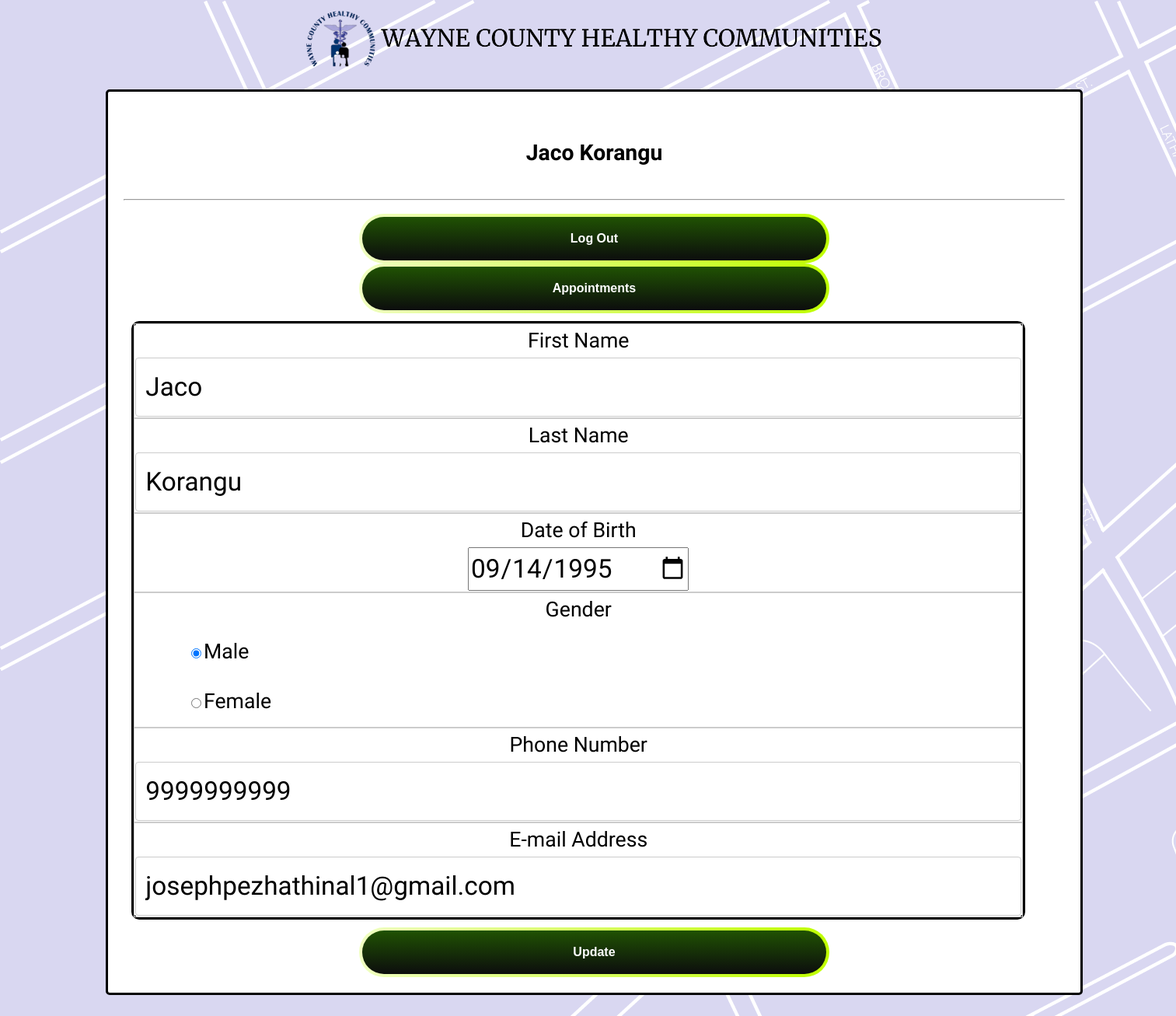
/patient/profile.php (signed in), run on the app's committed database.
### tables this page shows
CREATE TABLE `patient` (
  `icPatient` varchar(100) NOT NULL,
  `password` varchar(20) NOT NULL,
  `patientFirstName` varchar(20) NOT NULL,
  `patientLastName` varchar(20) NOT NULL,
  `patientDOB` date NOT NULL,
  `patientGender` varchar(10) NOT NULL,
  `patientPhone` varchar(15) NOT NULL,
  `patientEmail` varchar(100) NOT NULL,
  `race` varchar(20) NOT NULL
);

### patient/profile.php (the view, shortened to what this page needs)
<?php
include_once '../assets/conn/dbconnect.php';
$usersession = $_SESSION['patientSession'];
$res=mysqli_query($con,"SELECT * FROM patient WHERE icPatient = '$usersession'");
$userRow=mysqli_fetch_array($res,MYSQLI_ASSOC);
?>
<?php
$male="";
$female="";
if ($userRow['patientGender']=='male') {
$male = "checked";
}elseif ($userRow['patientGender']=='female') {
$female = "checked";
}
?>
<!DOCTYPE html>
<head>
    <link rel="stylesheet" href="../assets/css/main.css">
    <link rel="stylesheet" href="../assets/css/loginButton.css">
	<link rel="stylesheet" href="../assets/css/table.css">
	<link rel="stylesheet" href="../assets/css/input.css">
</head>
<header>
    <div class="hero-image">
        <a href="patient.php"><img src="../assets/pp.png" width="50%"></a>
    </div>
</header>
<body>
  <div class="wrapper">
    <div class="bf">
	<section>
	<div>
		<h4><?php echo $userRow['patientFirstName']; ?> <?php echo $userRow['patientLastName']; ?></h4>
		<hr />
		<a href="patientlogout.php?logout=<?php echo $userRow['icPatient']; ?>"><button class="button3">Log Out</button></a>
		<a href="patientapplist.php?patientId=<?php echo $userRow['icPatient']; ?>"><button type="button" class="button3" data-toggle="modal" data-target="#myModal">Appointments</button></a>
	</div>
		<form action="<?php $_PHP_SELF ?>" method="post" >
			<table>
					<tr>
						<td>First Name</td>
						<td><input type="text" class="form-control" name="patientFirstName" value="<?php echo $userRow['patientFirstName']; ?>"  /></td>
					</tr>
					<tr>
						<td>Last Name</td>
						<td><input type="text" class="form-control" name="patientLastName" value="<?php echo $userRow['patientLastName']; ?>"  /></td>
					</tr>
					<tr>
						<td>Date of Birth</td>
						<td><input type="date" class="form-control" name="patientDOB" value="<?php echo $userRow['patientDOB']; ?>"  /></td>
					</tr>
					<tr>
						<td>Gender</td>
						<td>
							<div class="radioAlign2">
								<label><input type="radio" name="patientGender" value="male" <?php echo $male; ?>>Male</label>
							</div>
							<div class="radioAlign2">
								<label><input type="radio" name="patientGender" value="female" <?php echo $female; ?>>Female</label>
							</div>
						</td>
					</tr>
					<tr>
						<td>Phone Number</td>
						<td><input type="text" class="form-control" name="patientPhone" value="<?php echo $userRow['patientPhone']; ?>"  /></td>
					</tr>
					<tr>
						<td>E-mail Address</td>
						<td><input type="text" class="form-control" name="patientEmail" value="<?php echo $userRow['patientEmail']; ?>"  /></td>
					</tr>
				</table>
			<button class="button3" name="submit" type="submit">Update</button>
			</form>
    </section>
	</div>
</div>
</body>
</html>

### assets/css/main.css (style rules this page uses)
div.hero-image { height: 100%; background-position: center; background-repeat: no-repeat; background-size:contain; position: relative; left: 25%; margin: 5px; }
body { background-image: url("../map.png"); background-color: #D9D7F1; position: absolute; width: 100%; top: 0; left: 0; overflow-x: hidden; }
body, input, select, textarea { font-family: "Source Sans Pro", Helvetica, sans-serif; font-size: 25pt; font-weight: 100; line-height: 1.5; border-spacing: 50px 15px; }
a { color: inherit; }
h4 { font-size: .85em; }
.bf { padding: 120px; border-radius: 5px 5px; margin: auto; margin-bottom: 5%; text-align: center; border-style: solid; border-color:black; background-color: white; width: 50%; overflow-x: hidden; }
.radioAlign2 { text-align: left; padding-left: 2.5em; }
@media only screen and (max-width: 760px),
  (min-device-width: 100px) and (max-device-width: 1024px) { .bf { padding: 20px 20px; left: 25%; height: 25%; width: 80%; } }

### assets/css/loginButton.css (style rules this page uses)
.button3 { align-items: center; background-clip: padding-box; background-color: initial; background-image: none; border-style: none; box-sizing: border-box; color: #fff; cursor: pointer; display: inline-block; font-family: Eina01,sans-serif; font-size: 16px; font-weight: 800; justify-content: center; line-height: 24px; min-height: 64px; overflow: visible; pointer-events: auto; position: relative; text-align: center; touch-action: manipulation; vertical-align: middle; width: auto; word-break: keep-all; z-index: 0; height: 25%; width: 20%; }
.button3:before, .button3:after { border-radius: 80px; }
.button3:before { background-image: linear-gradient(92.83deg, #F0FFC2 0, #bfff00 100%); content: ""; display: block; height: 100%; left: 0; overflow: hidden; position: absolute; top: 0; width: 100%; z-index: -2; }
.button3:after { background-color: initial; background-image: linear-gradient(#205203 0, #0c0d0d 100%); bottom: 4px; content: ""; display: block; left: 4px; overflow: hidden; position: absolute; right: 4px; top: 4px; transition: all 100ms ease-out; z-index: -1; }
@media only screen and (max-width: 760px),
  (min-device-width: 100px) and (max-device-width: 1024px) { .button3 { padding: 20px 20px; height: 25%; width: 50%; } }

### assets/css/table.css (style rules this page uses)
table { padding: 0px; border-radius: 10px 10px; margin: 10px 10px 10px; width: 95%; text-align: center; border-style: solid; border-color:black; background-color: white; }
@media only screen and (max-width: 760px),
  (min-device-width: 375px) and (max-device-width: 1280px) { table, thead, tbody, th, td, tr { display: block; } }
@media only screen and (max-width: 760px),
  (min-device-width: 375px) and (max-device-width: 1280px) { tr { border: 1px solid #ccc; } }
@media only screen and (max-width: 760px),
  (min-device-width: 375px) and (max-device-width: 1280px) { td { border: none; position: relative; padding-left: -20%; font-size: .8em; } }
@media only screen and (max-width: 760px),
  (min-device-width: 375px) and (max-device-width: 1280px) { td:before { position: absolute; top: 6px; left: 6px; width: 40%; padding-right: 10px 20px; white-space: nowrap; text-align: center; } }

### assets/css/input.css (style rules this page uses)
input[type=text], select, textarea { width: 100%; padding: 12px; border: 1px solid #ccc; border-radius: 4px; box-sizing: border-box; resize: vertical; }
label { padding: 12px 12px 12px 0; display: inline-block; }

### data on the page
patient: patientFirstName "Jaco", patientLastName "Korangu", patientDOB "09/14/1995", patientPhone "9999999999", patientEmail "josephpezhathinal1@gmail.com"
